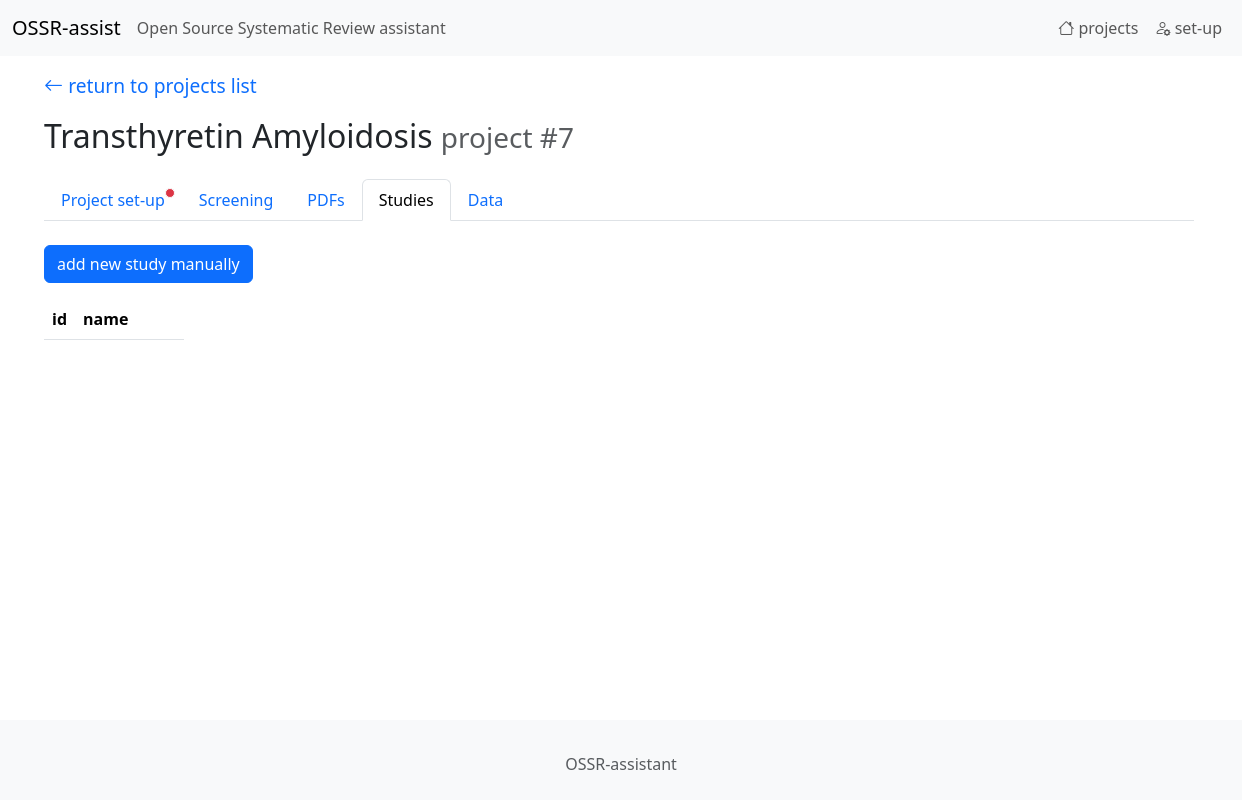
Page /studies/list/7 on the earlier database version.
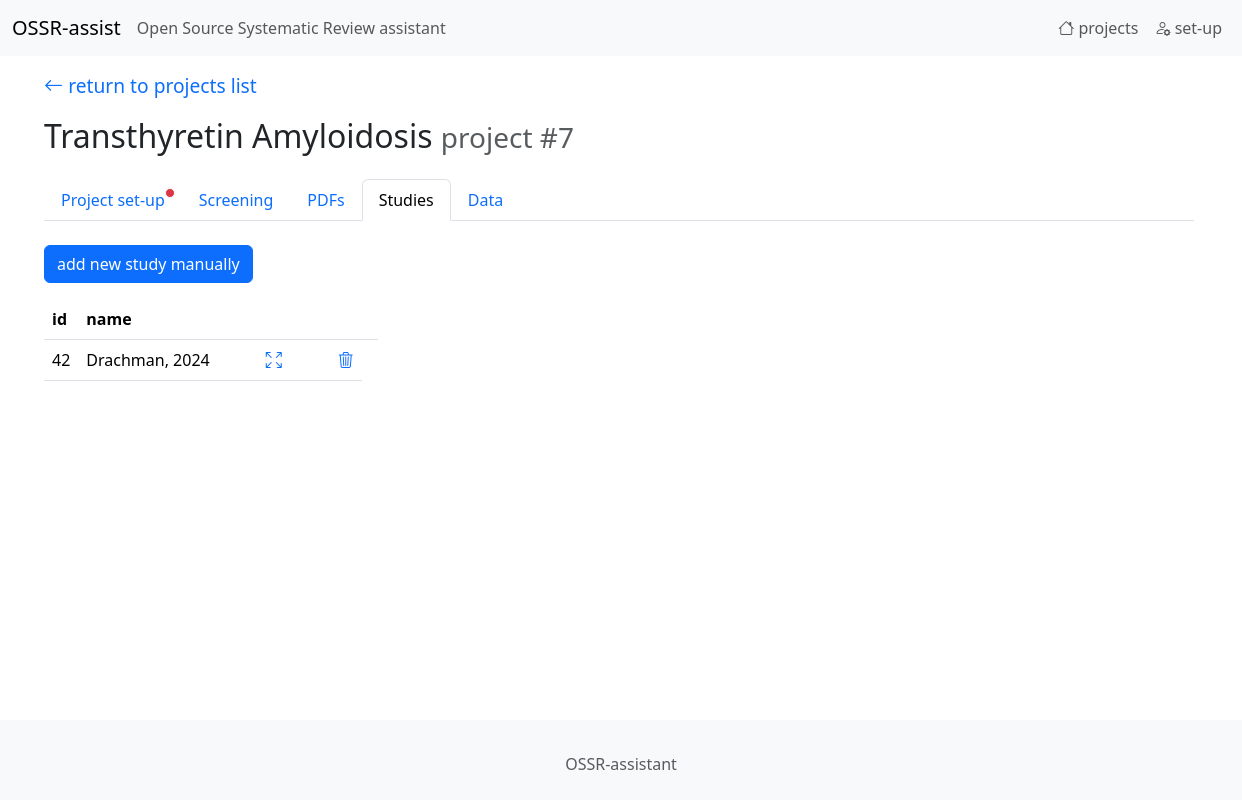
Same page on the later database version.
### tables this page shows
CREATE TABLE studies
(
    id      integer
        constraint studies_pk
            primary key autoincrement,
    name    TEXT,
    project integer
, registration_number TEXT);

### app.py (the view)
@app.route('/studies/list/<int:project_id>')
def endpoint_studies_list(project_id):
    return studies_list(project_id)

### studies.py (called while the page is built)
def studies_list(project_id):
    sql = "SELECT id, name FROM studies WHERE project=? ORDER BY name"
    studies = sql_select_fetchall(sql, (project_id,))
    project_name, study_type, eligibility_criteria_empty = get_project_name(project_id)
    return render_template('studies_list.html', project_id=project_id, project_name=project_name,
                           studies=studies, eligibility_criteria_empty=eligibility_criteria_empty)

### utils.py (called while the page is built)
def get_db_connection():
    conn = sqlite3.connect(DB_PATH)
    conn.row_factory = sqlite3.Row  # Pour avoir les résultats sous forme de dictionnaire
    return conn

def sql_select_fetchone(sql, parameters):
    with get_db_connection() as con:
        cur = con.cursor()
        res = cur.execute(sql, parameters)
        r = res.fetchone()
    return r

def sql_select_fetchall(sql, parameters):
    con = sqlite3.connect(DB_PATH)
    con.row_factory = sqlite3.Row
    cur = con.cursor()
    res = cur.execute(sql, parameters)
    rows = res.fetchall()
    columns = [column[0] for column in cur.description]
    result = [dict(zip(columns, row)) for row in rows]
    cur.close()
    con.close()
    return result

### templates/studies_list.html
{% extends 'base.html' %}
{%  block content %}
    {%  set page = 'studies' %}
    {% include '_navbar1.html' %}
    <p>
    <a href="/study_add/{{ project_id }}" class="btn btn-primary">add new study manually</a>
</p>
    <table class="table table-condensed table-hover mt-3" style="width: auto;">
    <thead>
    <tr>
        <th>id</th>
        <th>name</th>
        <th></th>
        <th></th>
        <th></th>
    </tr>
    </thead>
    <tbody hx-confirm="You are about to delete a study. &#10; Are you sure?" hx-target="closest tr" hx-swap="outerHTML swap:1s">
    {% for study in studies %}
        <tr>
            <td>{{ study["id"] }}</td>
            <td>{{ study["name"] }}</td>
            <td style="padding-left: 3em;">
                <a href="/study/fullscreen/tab1/{{ study["id"] }}/{{ project_id }}/0">
                    <i class="bi bi-arrows-fullscreen"></i>
                </a>
            </td>
            <td style="padding-left: 3em;">
                <a hx-delete="/study_delete2/{{ study["id"] }}/{{ project_id }}" class=""><i class="bi bi-trash3"></i></a>
            </td>
        </tr>
    {% endfor %}
    </tbody>
</table>
{%  endblock %}

Differences in the rows shown:
added studies: id "42", name "Drachman, 2024"
